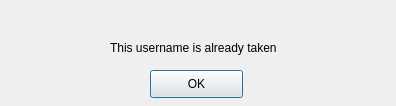
<?xml version="1.0" encoding="UTF-8"?>
<ui version="4.0">
 <class>Dialog</class>
 <widget class="QDialog" name="Dialog">
  <property name="geometry">
   <rect>
    <x>0</x>
    <y>0</y>
    <width>396</width>
    <height>106</height>
   </rect>
  </property>
  <property name="windowTitle">
   <string>Warning</string>
  </property>
  <widget class="QPushButton" name="ok_btn">
   <property name="geometry">
    <rect>
     <x>150</x>
     <y>70</y>
     <width>93</width>
     <height>28</height>
    </rect>
   </property>
   <property name="text">
    <string>OK</string>
   </property>
  </widget>
  <widget class="QLabel" name="label">
   <property name="geometry">
    <rect>
     <x>110</x>
     <y>40</y>
     <width>261</width>
     <height>16</height>
    </rect>
   </property>
   <property name="text">
    <string>This username is already taken</string>
   </property>
  </widget>
 </widget>
 <resources/>
 <connections/>
</ui>
